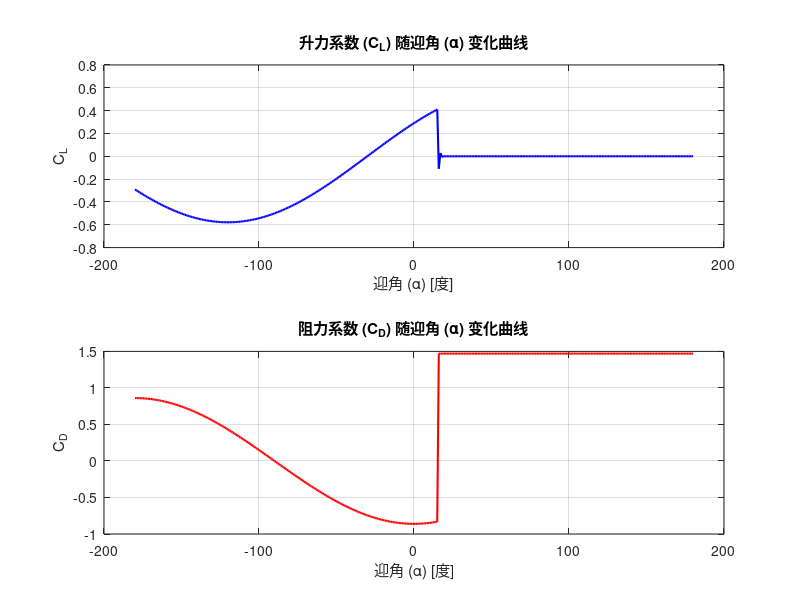

Here is the MATLAB script that generated this plot:
% Viterna 方法实现，生成升力系数 CL 和阻力系数 CD 曲线

% 用户定义参数
AR = 20; % 展弦比，c=0.25m;L=H=5m
CD_MAX = 1.11 + 0.018 * AR; % 最大阻力系数，根据给定公式计算
alpha_stall = 15; % 失速迎角，默认值为 15 度
alpha_deg = linspace(-180, 180, 361); % 迎角范围，从 -180° 到 180°，步长为 1°

% 将迎角转换为弧度
alpha_rad = deg2rad(alpha_deg);

% 初始化数组，用于存储每个迎角下的升力系数 CL 和阻力系数 CD
CL = zeros(size(alpha_deg));
CD = zeros(size(alpha_deg));

% 计算公式中的常量
A = 1.11 - 0.018 * CD_MAX * AR;
B = sqrt(A^2 - 1);
C = (A - 1) / (A + 1);

% 计算 A1, A2, B1, B2
A1 = A / 2;
A2 = 1 / 2;
B1 = B / 2;
B2 = 1 / (2 * A);

% 输出计算的常量值，方便调试
fprintf('A1 = %.4f\n', A1);
fprintf('A2 = %.4f\n', A2);
fprintf('B1 = %.4f\n', B1);
fprintf('B2 = %.4f\n', B2);

% 使用 Viterna 方法公式计算每个迎角下的升力系数 CL 和阻力系数 CD
for i = 1:length(alpha_deg)
    alpha = alpha_rad(i); % 当前迎角（弧度）
    
    if alpha <= deg2rad(alpha_stall)
        % 迎角小于等于失速迎角，使用 Viterna 公式计算 CL 和 CD
        CL(i) = A1 * cos(alpha) + A2 * sin(alpha);
        CD(i) = B1 * sin(alpha) - B2 * cos(alpha);
    else
        % 迎角大于失速迎角，使用失速后的处理方式
        CL(i) = C * CL(i-1); % 失速后升力系数按比例衰减
        CD(i) = CD_MAX; % 失速后阻力系数设为最大值
    end
end

% 绘制结果
figure;
subplot(2,1,1);
plot(alpha_deg, CL, 'b-', 'LineWidth', 1.5);
title('升力系数 (C_L) 随迎角 (\alpha) 变化曲线');
xlabel('迎角 (\alpha) [度]');
ylabel('C_L');
grid on;

subplot(2,1,2);
plot(alpha_deg, CD, 'r-', 'LineWidth', 1.5);
title('阻力系数 (C_D) 随迎角 (\alpha) 变化曲线');
xlabel('迎角 (\alpha) [度]');
ylabel('C_D');
grid on;

% 保存结果到文件（可选）
save('CL_CD_Viterna.mat', 'alpha_deg', 'CL', 'CD');

disp('Viterna 方法 CL 和 CD 曲线生成成功。');
